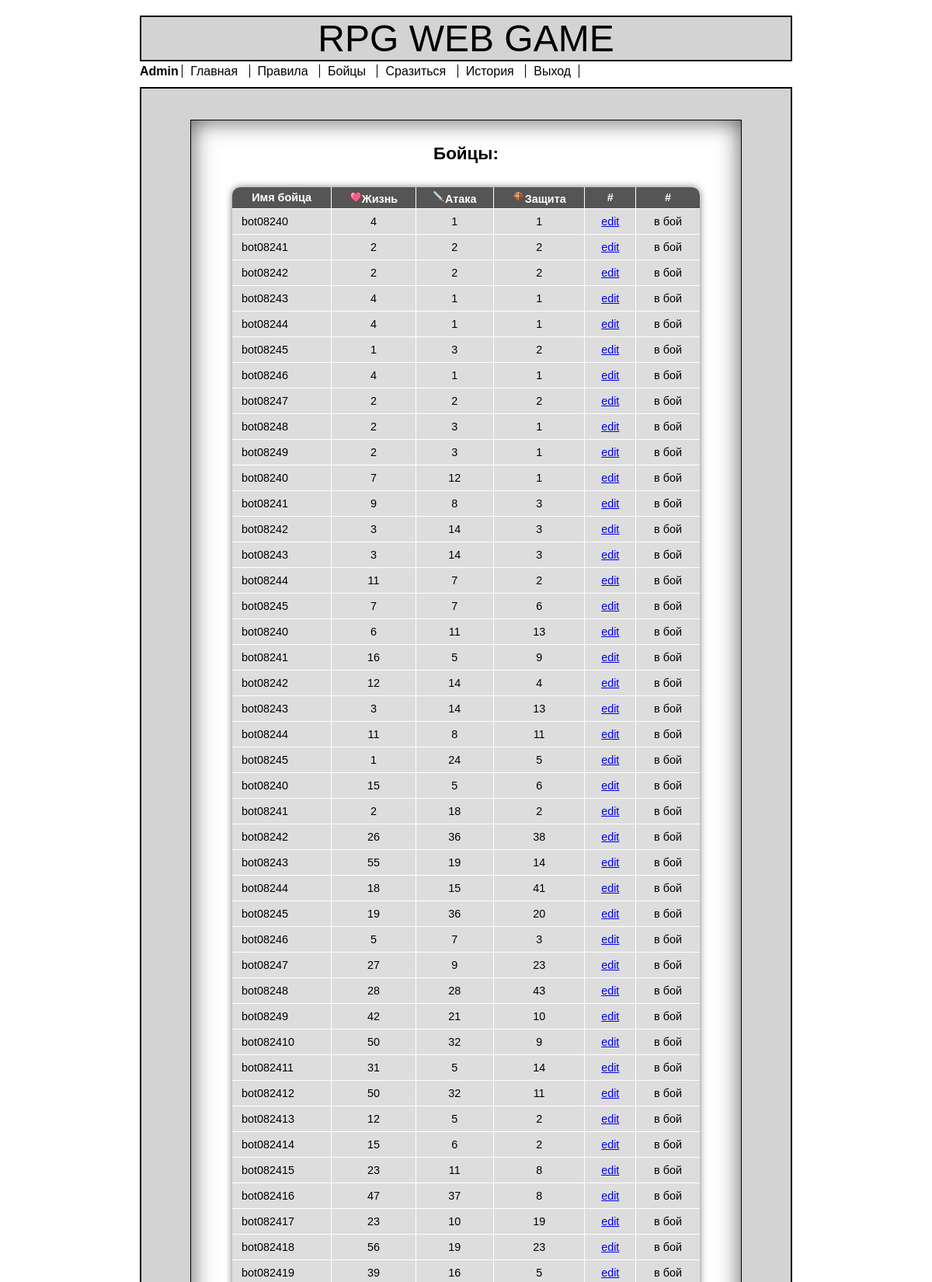
Page /game/warriors.php (signed in, upper part) on the committed database.
### tables this page shows
CREATE TABLE `warriors` (
  `id` int(11) NOT NULL,
  `name` varchar(20) NOT NULL,
  `hp` int(11) NOT NULL DEFAULT '0',
  `attack` int(11) NOT NULL DEFAULT '0',
  `shield` int(11) NOT NULL DEFAULT '0',
  `user_id` int(11) NOT NULL,
  `level` int(11) NOT NULL DEFAULT '0'
);

### game/game_functions.php (called while the page is built, shortened)
<?php
function get_user_warriors( $user_id ){
	global $link;
	$sql = "SELECT id, name, hp, attack, shield, level FROM warriors WHERE user_id=$user_id";
	$result = mysqli_query($link, $sql);
	$warriors = mysqli_fetch_all($result, MYSQLI_ASSOC);
	return $warriors;
}
?>

### game/warriors.php (the view, shortened to what this page needs)
<?php
include('../header.php');
include('../navbar.php');
?>
<main class="main-block">
	<?php if( empty($_SESSION['user_id']) ): ?>
		<form class="all-forms all-forms_login-form">
			<div class="all-forms__caption">
				Необходимо войти на сайт.
			</div>
			<div class="navbar navbar_center">
				<a class="navbar__a" href="/index.php">Вернуться на главную</a>
			</div>
		</form>
	<?php else: ?>
		<form class="all-forms all-forms_warriors-form" action="/game/new_warrior.php" method="post">
			<div class="all-forms__caption">
				Бойцы:
			</div>
			<?php
				$warriors = get_user_warriors( $_SESSION['user_id'] );
			?>
			<?php if( count($warriors) === 0): ?>
				Ещё не создано ни одного бойца.<br>
			<?php else: ?>
				<table class="all-forms__table all-forms__table_center">
					<tr class="all-forms__table__tr">
						<th class="all-forms__table__th">Имя бойца</th>
						<th class="all-forms__table__th"><img class='warrior-str__element__img' src='/img/hp16.png'>Жизнь</th>
						<th class="all-forms__table__th"><img class='warrior-str__element__img' src='/img/attack16.png'>Атака</th>
						<th class="all-forms__table__th"><img class='warrior-str__element__img' src='/img/shield16.png'>Защита</th>
						<th class="all-forms__table__th">#</th>
						<th class="all-forms__table__th">#</th>
					</tr>
					<?php foreach($warriors as $warrior): ?>
						<tr class="all-forms__table__tr">
							<td class="all-forms__table__td"><?= $warrior["name"] ?></td>
							<td class="all-forms__table__td"><?= $warrior["hp"] ?></td>
							<td class="all-forms__table__td"><?= $warrior["attack"] ?></td>
							<td class="all-forms__table__td"><?= $warrior["shield"] ?></td>
							<td class="all-forms__table__td"><a href="/game/new_warrior.php?id=<?= $warrior["id"] ?>">edit<a></td>
							<td class="all-forms__table__td">в бой</td>
						</tr>
					<?php endforeach; ?>
				</table>
			<?php endif ?>
		</form>
		<?php if( $_SESSION['user_status'] == 1 ): ?>
			<br><br>
		<?php endif;?>
	<?php endif ?>
</main>
<?php
include('../footer.php');
?>

### css/main-style.css (style rules this page uses)
* { padding: 0; margin: 0; font-size: 100%; font-family: "Lucida Sans Unicode", "Lucida Grande", Sans-Serif; }
body { max-width: 840px; min-width: 550px; margin: auto; }

### blocks/main-block/main-block.css (style rules this page uses)
.main-block { border: 2px solid black; background-color: #D3D3D3; min-height: 520px; }

### blocks/all-forms/all-forms.css (style rules this page uses)
.all-forms { border: 1px solid black; background-color: #fff; box-shadow: inset 0 0 30px #555; padding: 20px; text-align: center; }

### blocks/all-forms/all-forms__caption.css (style rules this page uses)
.all-forms__caption { padding-top: 10px; padding-bottom: 10px; width: 100%; text-align: center; font-weight: bold; font-size: 1.4em; }

### blocks/all-forms/all-forms_warriors-form.css (style rules this page uses)
.all-forms_warriors-form { width: 80%; margin: auto; margin-top: 40px; }

### blocks/all-forms/all-forms__table.css (style rules this page uses)
.all-forms__table { border-radius: 10px; border-spacing: 0; text-align: center; box-shadow: 0 0 10px #777; font-size: 0.9em; }
.all-forms__table__td:first-child { text-align: left; }
.all-forms__table__th { background: #555; color: white; padding: 4px 8px; border-style: solid; border-width: 0 1px 1px 0; border-color: white; }
.all-forms__table__th:first-child { border-radius: 10px 0 0 0; }
.all-forms__table__th:last-child { border-right: none; border-radius: 0 10px 0 0; }
.all-forms__table__td { border-style: solid; border-width: 0 1px 1px 0; border-color: white; padding: 8px 12px; background: #ddd; }
.all-forms__table__td:last-child { border-right: none; }

### blocks/all-forms/all-forms__table_center.css (style rules this page uses)
.all-forms__table_center { width: 90%; margin: auto; margin-top: 20px; margin-bottom: 20px; }

### blocks/warrior-str/warrior-str.css (style rules this page uses)
.warrior-str__element__img { width: 16px; height: 16px; border: none; }

### rows in the picture
warriors: name "bot08240", hp "4", attack "1", shield "1"
warriors: name "bot08241", hp "2", attack "2", shield "2"
warriors: name "bot08242", hp "2", attack "2", shield "2"
warriors: name "bot08243", hp "4", attack "1", shield "1"
warriors: name "bot08244", hp "4", attack "1", shield "1"
warriors: name "bot08245", hp "1", attack "3", shield "2"
warriors: name "bot08246", hp "4", attack "1", shield "1"
warriors: name "bot08247", hp "2", attack "2", shield "2"
warriors: name "bot08248", hp "2", attack "3", shield "1"
warriors: name "bot08249", hp "2", attack "3", shield "1"
warriors: name "bot08240", hp "7", attack "12", shield "1"
warriors: name "bot08241", hp "9", attack "8", shield "3"
warriors: name "bot08242", hp "3", attack "14", shield "3"
warriors: name "bot08243", hp "3", attack "14", shield "3"
warriors: name "bot08244", hp "11", attack "7", shield "2"
warriors: name "bot08245", hp "7", attack "7", shield "6"
warriors: name "bot08240", hp "6", attack "11", shield "13"
warriors: name "bot08241", hp "16", attack "5", shield "9"
warriors: name "bot08242", hp "12", attack "14", shield "4"
warriors: name "bot08243", hp "3", attack "14", shield "13"
warriors: name "bot08244", hp "11", attack "8", shield "11"
warriors: name "bot08245", hp "1", attack "24", shield "5"
warriors: name "bot08240", hp "15", attack "5", shield "6"
warriors: name "bot08241", hp "2", attack "18", shield "2"
warriors: name "bot08242", hp "26", attack "36", shield "38"
warriors: name "bot08243", hp "55", attack "19", shield "14"
warriors: name "bot08244", hp "18", attack "15", shield "41"
warriors: name "bot08245", hp "19", attack "36", shield "20"
warriors: name "bot08246", hp "5", attack "7", shield "3"
warriors: name "bot08247", hp "27", attack "9", shield "23"
warriors: name "bot08248", hp "28", attack "28", shield "43"
warriors: name "bot08249", hp "42", attack "21", shield "10"
warriors: name "bot082410", hp "50", attack "32", shield "9"
warriors: name "bot082411", hp "31", attack "5", shield "14"
warriors: name "bot082412", hp "50", attack "32", shield "11"
warriors: name "bot082413", hp "12", attack "5", shield "2"
warriors: name "bot082414", hp "15", attack "6", shield "2"
warriors: name "bot082415", hp "23", attack "11", shield "8"
warriors: name "bot082416", hp "47", attack "37", shield "8"
warriors: name "bot082417", hp "23", attack "10", shield "19"
warriors: name "bot082418", hp "56", attack "19", shield "23"
warriors: name "bot082419", hp "39", attack "16", shield "5"
